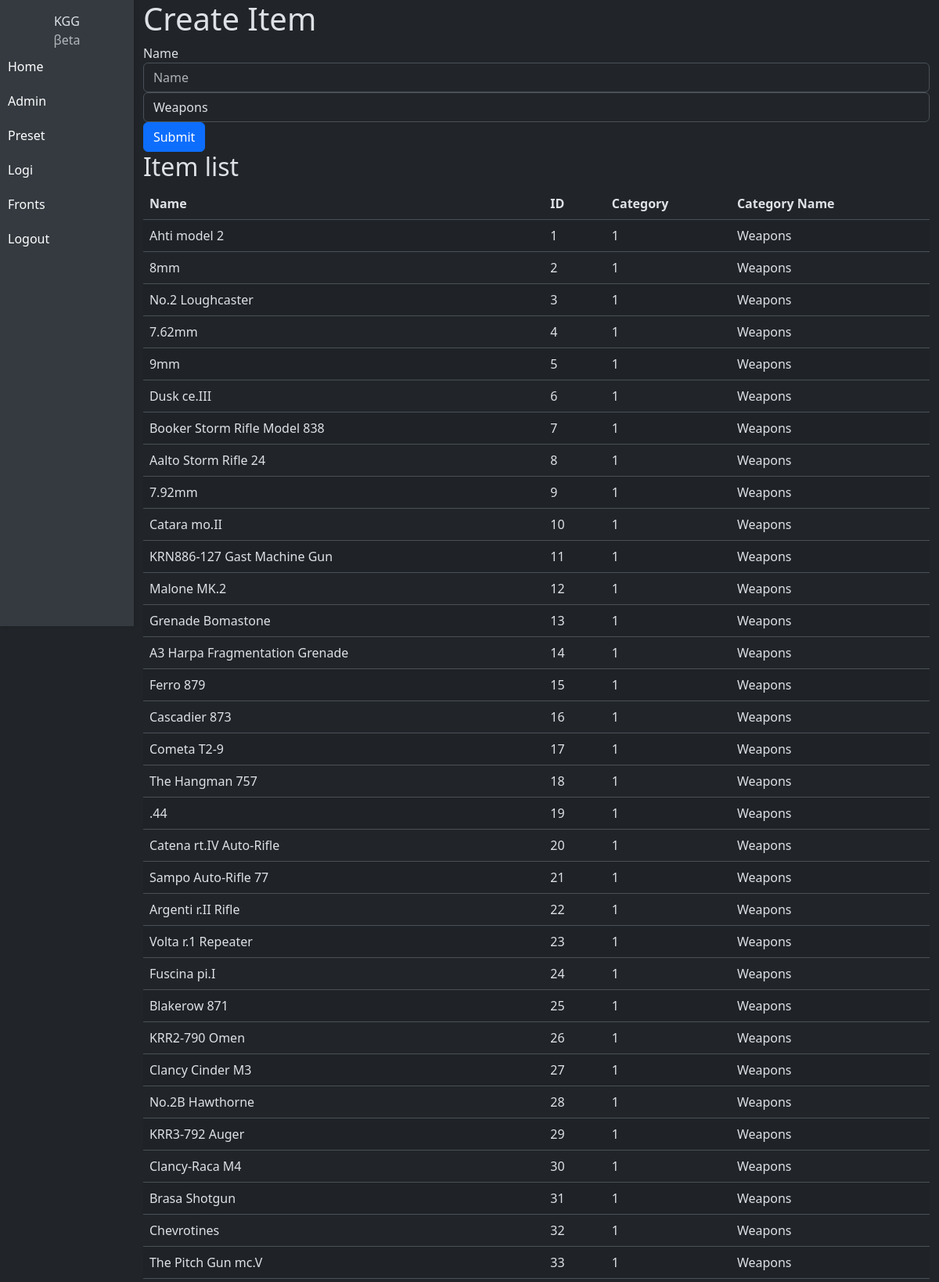
The app's page /item (signed in, upper part) with its own data.
### website/models.py (models this page shows)
class Items(db.Model):
	id = db.Column(db.Integer, primary_key=True)
	name = db.Column(db.String(150), unique=True)
	category_id = db.Column(db.Integer, db.ForeignKey('categories.id'))

class Categories(db.Model):
	id = db.Column(db.Integer, primary_key=True)
	name = db.Column(db.String(150), unique=True) # Weapon, Heavy Weapon, Ammu heavy, Equipment, Medical, Materials, Jacket, Vehicles, Structures

### website/views.py (the view, shortened to what this page needs)
@views.route('/item', methods=['GET', 'POST'])
@login_required
def	item():
	if current_user.username != 'Neoblacks' and current_user.role_id != 1:
		flash('You are not authorized to view this page.', category='error')
		return redirect(url_for('views.home'))
	items = Items.query.all()
	category_DB = Categories.query.all()
	for item in Items.query.all():
		print(item.name, item.category_id, category_DB[item.category_id-1].name)
	return render_template("item.html", user=current_user, items=items, categories=category_DB, category_list=category_DB)

### website/__init__.py (called while the page is built)
def create_app():
	app = Flask(__name__)
	app.config['SECRET_KEY'] = 'secretkey'
	app.config['SQLALCHEMY_DATABASE_URI'] = f'sqlite:///{DB_NAME}'
	db.init_app(app)
	from .views import views
	from .auth import auth
	app.register_blueprint(views, url_prefix='/')
	app.register_blueprint(auth, url_prefix='/')
	from .models import Users
	with app.app_context():
		if not path.exists('website/' + DB_NAME):
			db.create_all()
	login_manager = LoginManager()
	login_manager.login_view = 'auth.login'
	login_manager.init_app(app)
	@login_manager.user_loader
	def load_user(id):
		return Users.query.get(int(id))
	return app

### website/templates/item.html (shortened to what this page needs)
{% extends "base.html" %} {% block title %} Changed {% endblock %}
{% block content %}
<h1>Create Item</h1>
	<form method="POST">
		<div class="form-group">
			<label for="name">Name</label>
			<input type="text" name="name" value="{{ name }}" class="form-control" id="name" placeholder="Name">
			<select name="category_id" class="form-control">
				{% for category in categories %}
				<option value="{{ category.id }}">{{ category.name }}</option>
				{% endfor %}
			</select>
		</div>
		<button type="submit" class="btn btn-primary">Submit</button>
	</form>
	<div class="row">
		<div class="col-md-12">
			<h2>Item list</h2>
			<table class="table table-striped">
				<thead>
					<tr>
						<th>Name</th>
						<th>ID</th>
						<th>Category</th>
						<th>Category Name</th>
					</tr>
				</thead>
				<tbody>
					{% for item in items %}
					<tr>
						<td>{{ item.name }}</td>
						<td>{{ item.id }}</td>
						<td>{{ item.category_id }}</td>
						<td>{{ category_list[item.category_id-1].name }}</td>
					</tr>
					{% endfor %}
				</tbody>
			</table>
		</div>
{% endblock %}

### website/templates/base.html (shortened to what this page needs)
<!doctype html>
<html lang="en" data-bs-theme="dark">
<head>
	<link href="/static/css/bootstrap530a1.min.css" rel="stylesheet">
</head>
<body>
	<nav>
		<div class="navbar-nav">
			<span>KGG</span><span class="text-muted text-beta">βeta</span>
			{% if current_user.is_authenticated %}
				<a id="Home" href="/">Home</a>
				{% if current_user.role_id <= 2 %}
					<a id="Admin" href="/admin">Admin</a>
				{% endif %}
				{% if current_user.role_id <= 7 %}
					<a id="Preset" href="/preset">Preset</a>
					<a id="Logi" href="/logi">Logi</a>
				{% endif %}
				{% if current_user.role_id <= 10 %}
					<a id="Fronts" href="/fronts">Fronts</a>
				{% endif %}
				<a id="Logout" href="/logout">Logout</a>
			{% else %}
				<a id="Login" href="/login">Login</a>
				<a id="Signup" href="/sign-up">Sign up</a>
			{% endif %}
		</div>
	</nav>
	<div class="container">
		{% block content %} {% endblock %}
</body>
</html>

### website/templates/base.html (style rules this page uses)
body { display: flex; flex-direction: row; margin: 0; }
nav { width: 200px; background-color: #343a40; height: 100vh; padding-top: 15px; box-shadow: 2px 0 5px rgba(0, 0, 0, 0.1); display: flex; flex-direction: column; }
nav a { color: white; text-decoration: none; padding: 10px; display: block; text-align: left }
nav span { text-align: center; }

### records on screen
Items: name "Ahti model 2", id "1", category_id "1"
Categories: name "Weapons"
Items: name "8mm", id "2", category_id "1"
Items: name "No.2 Loughcaster", id "3", category_id "1"
Items: name "7.62mm", id "4", category_id "1"
Items: name "9mm", id "5", category_id "1"
Items: name "Dusk ce.III", id "6", category_id "1"
Items: name "Booker Storm Rifle Model 838", id "7", category_id "1"
Items: name "Aalto Storm Rifle 24", id "8", category_id "1"
Items: name "7.92mm", id "9", category_id "1"
Items: name "Catara mo.II", id "10", category_id "1"
Items: name "KRN886-127 Gast Machine Gun", id "11", category_id "1"
Items: name "Malone MK.2", id "12", category_id "1"
Items: name "Grenade Bomastone", id "13", category_id "1"
Items: name "A3 Harpa Fragmentation Grenade", id "14", category_id "1"
Items: name "Ferro 879", id "15", category_id "1"
Items: name "Cascadier 873", id "16", category_id "1"
Items: name "Cometa T2-9", id "17", category_id "1"
Items: name "The Hangman 757", id "18", category_id "1"
Items: name ".44", id "19", category_id "1"
Items: name "Catena rt.IV Auto-Rifle", id "20", category_id "1"
Items: name "Sampo Auto-Rifle 77", id "21", category_id "1"
Items: name "Argenti r.II Rifle", id "22", category_id "1"
Items: name "Volta r.1 Repeater", id "23", category_id "1"
Items: name "Fuscina pi.I", id "24", category_id "1"
Items: name "Blakerow 871", id "25", category_id "1"
Items: name "KRR2-790 Omen", id "26", category_id "1"
Items: name "Clancy Cinder M3", id "27", category_id "1"
Items: name "No.2B Hawthorne", id "28", category_id "1"
Items: name "KRR3-792 Auger", id "29", category_id "1"
Items: name "Clancy-Raca M4", id "30", category_id "1"
Items: name "Brasa Shotgun", id "31", category_id "1"
Items: name "Chevrotines", id "32", category_id "1"
Items: name "The Pitch Gun mc.V", id "33", category_id "1"

### other values on screen
form field category_id "Weapons"
